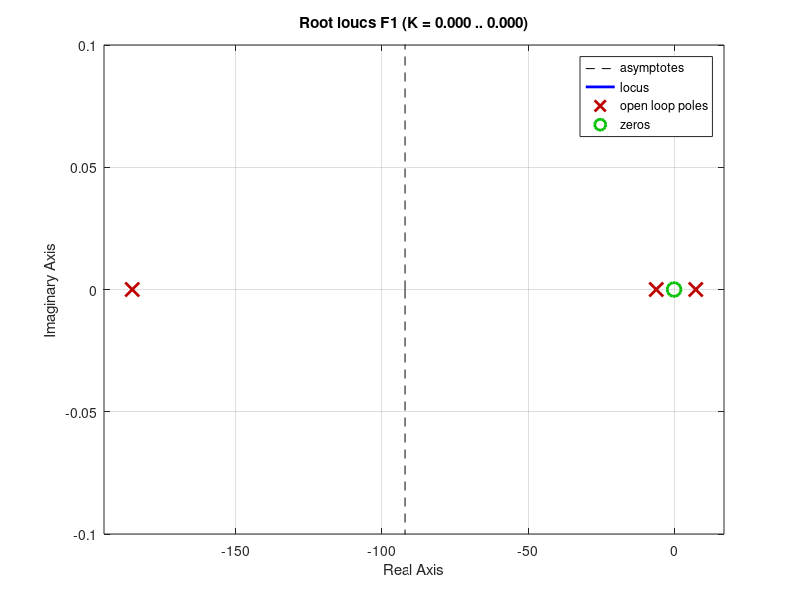
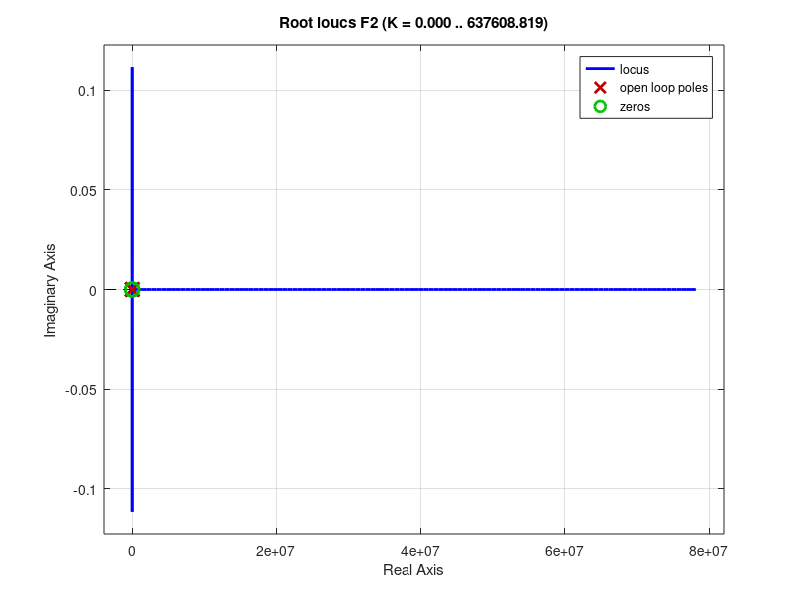
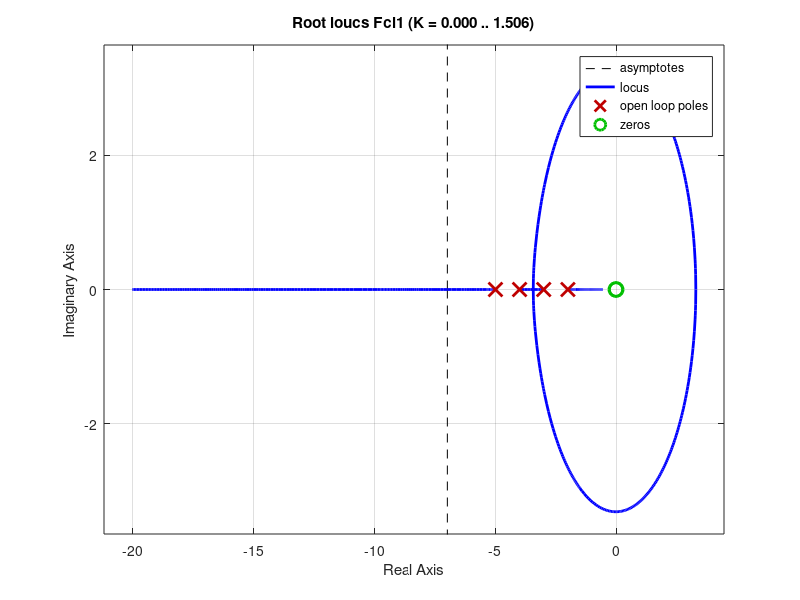
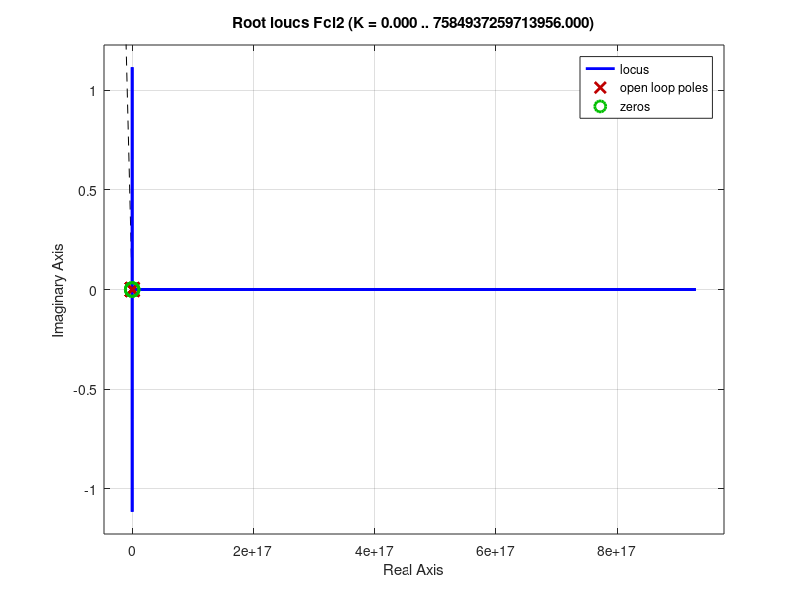

MATLAB code to generate these figures, in order:
clear all;
%---------state space-----------
A = [0 1 0 0;
    0 -126.3 -12.8 5.1;
    0 0 0 1;
    0 1446.9 213.6 -57.9];
B = [ 0;
    10.7;
    0;
    -122.6];
C = [0 0 1 0;
    0 0 0 1];

D = [0;
    0];
%-----------system------------
sys_ss = ss(A,B,C,D);
C1 = [0 0 1 0];
C2 = [0 0 0 1];
D1 = [0];
D2 = [0];
[num1,den1] = ss2tf(A,B,C1,D1);
F1 = tf(num1,den1);
figure(1);
rlocus(F1);
[num2,den2] = ss2tf(A,B,C2,D2);
F2 = tf(num2,den2);
figure(2);
rlocus(F2);
%---------eigen values---------
eigs(A)
%---------observability--------
phi_o1 = obsv(A,C1);
rank(phi_o1)

phi_o2 = obsv(A,C2);
rank(phi_o2)
%---------controlability-------
phi_c = ctrb(A,B);
rank(phi_c)
null(phi_c)

%---------state feedback far poles-------
%desired_poles = [-185 -100 -60 -90];
%K = acker(A, B, desired_poles);
%Acl = A - B*K;
%Bcl = B;
%Ccl = C;
%eig(Acl)
%---------state feedback close poles-------
desired_poles = [-5 -4 -3 -2];
K = acker(A, B, desired_poles);
Acl = A - B*K;
Bcl = B;
Ccl = C;
eig(Acl)
%------closed loop system------
[numcl1,dencl1] = ss2tf(Acl,B,C1,D1);
Fcl1 = tf(numcl1,dencl1);
figure(3);
rlocus(Fcl1);
[numcl2,dencl2] = ss2tf(Acl,B,C2,D2);
Fcl2 = tf(numcl2,dencl2);
figure(4);
rlocus(Fcl2);
%---------open-loop time responce--------
figure(5);
X0 = [0, 0, 0.1, 0.1];
t = 0:0.001:10;
u = 12 * ones(1,length(t));
lsim(sys_ss, u, t, X0)
%---------closed-loop time responce--------
figure(6);
SYScl = ss(Acl, Bcl, Ccl, D)
lsim(SYScl, u, t, X0)
%---------observer--------

%---------observable eigen values--------
U1 = phi_o1 + [0 0 0 0;
                0 0 0 0;
                0 0 0 0;
                1000 0 0 0];
U2 = phi_o2 + [0 0 0 0;
                0 0 0 0;
                0 0 0 0;
                1000 0 0 0];
            
Anew1 = U1*A*U1^-1;
Anew2 = U2*A*U2^-1;

Cnew1 = C1*U1^-1;
Cnew2 = C2*U2^-1;

A1obs = Anew1;
A2obs = Anew2;
B1obs = Cnew1;
B2obs = Cnew2;

A1obs(4,:)=[];
A2obs(4,:)=[];
A1obs(:,4)=[];
A2obs(:,4)=[];
B1obs(:,4)=[];
B2obs(:,4)=[];

A1obs = A1obs';
A2obs = A2obs';
B1obs = B1obs';
B2obs = B2obs';

%---------first observer--------
desired_poles = [-185.4640 -6.1504 -2];
L1 = acker(A1obs, B1obs, desired_poles);
L1(4) = 0

Aclobs1 = Anew1 - L1'*Cnew1;
eig(Aclobs1)

figure(7);
SYSclobs1 = ss(Aclobs1, U1*B, Cnew1, [0]);
lsim(SYSclobs1, u, t, X0)
figure(8);
SYSolobs1 = ss(Anew1, U1*B, Cnew1, [0]);
lsim(SYSolobs1, u, t, X0)
%---------second observer--------
eig(A2obs)
desired_poles = [-185.4640 -6.1504 -2];
L2 = acker(A2obs, B2obs, desired_poles);
L2(4) = 0

Aclobs2 = Anew2 - L2'*Cnew2;
eig(Aclobs2)

figure(9);
SYSolobs2 = ss(Anew2, U2*B, Cnew2, [0]);
lsim(SYSolobs2, u, t, X0)
figure(10);
SYSclobs2 = ss(Aclobs2, U2*B, Cnew2, [0]);
lsim(SYSclobs2, u, t, X0)
